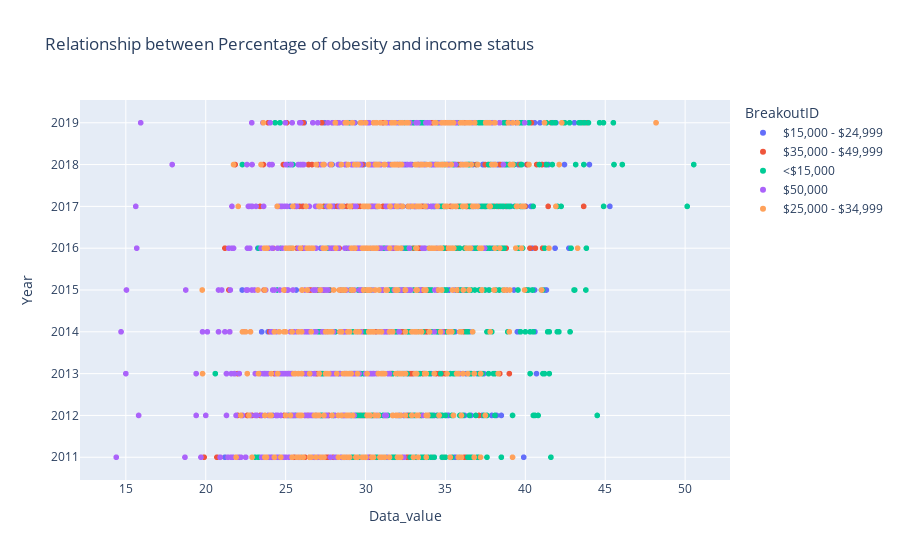

Here is the notebook cell this chart was saved with:
### Code cell
fig

### Figure 1 — Plotly figure (JSON) as saved in the notebook; plotly's stock layout.template omitted (floating-point values rounded to 4 significant figures; data arrays with more than 128 entries replaced by an {"elided": "..."} marker saying what was removed)
{"data": [{"hovertemplate": "BreakoutID=$15,000 - $24,999<br>Data_value=%{x}<br>Year=%{y}<extra></extra>", "legendgroup": "$15,000 - $24,999", "marker": {"color": "#636efa", "symbol": "circle"}, "mode": "markers", "name": "$15,000 - $24,999", "showlegend": true, "type": "scattergl", "x": {"elided": "477 float values"}, "xaxis": "x", "y": {"elided": "477 int values"}, "yaxis": "y"}, {"hovertemplate": "BreakoutID=$35,000 - $49,999<br>Data_value=%{x}<br>Year=%{y}<extra></extra>", "legendgroup": "$35,000 - $49,999", "marker": {"color": "#EF553B", "symbol": "circle"}, "mode": "markers", "name": "$35,000 - $49,999", "showlegend": true, "type": "scattergl", "x": {"elided": "477 float values"}, "xaxis": "x", "y": {"elided": "477 int values"}, "yaxis": "y"}, {"hovertemplate": "BreakoutID=<$15,000<br>Data_value=%{x}<br>Year=%{y}<extra></extra>", "legendgroup": "<$15,000", "marker": {"color": "#00cc96", "symbol": "circle"}, "mode": "markers", "name": "<$15,000", "showlegend": true, "type": "scattergl", "x": {"elided": "477 float values"}, "xaxis": "x", "y": {"elided": "477 int values"}, "yaxis": "y"}, {"hovertemplate": "BreakoutID=$50,000<br>Data_value=%{x}<br>Year=%{y}<extra></extra>", "legendgroup": "$50,000", "marker": {"color": "#ab63fa", "symbol": "circle"}, "mode": "markers", "name": "$50,000", "showlegend": true, "type": "scattergl", "x": {"elided": "477 float values"}, "xaxis": "x", "y": {"elided": "477 int values"}, "yaxis": "y"}, {"hovertemplate": "BreakoutID=$25,000 - $34,999<br>Data_value=%{x}<br>Year=%{y}<extra></extra>", "legendgroup": "$25,000 - $34,999", "marker": {"color": "#FFA15A", "symbol": "circle"}, "mode": "markers", "name": "$25,000 - $34,999", "showlegend": true, "type": "scattergl", "x": {"elided": "477 float values"}, "xaxis": "x", "y": {"elided": "477 int values"}, "yaxis": "y"}], "layout": {"legend": {"title": {"text": "BreakoutID"}, "tracegroupgap": 0}, "title": {"text": "Relationship between Percentage of obesity and income status"}, "xaxis": {"anchor": "y", "domain": [0, 1], "title": {"text": "Data_value"}}, "yaxis": {"anchor": "x", "domain": [0, 1], "title": {"text": "Year"}}}}
